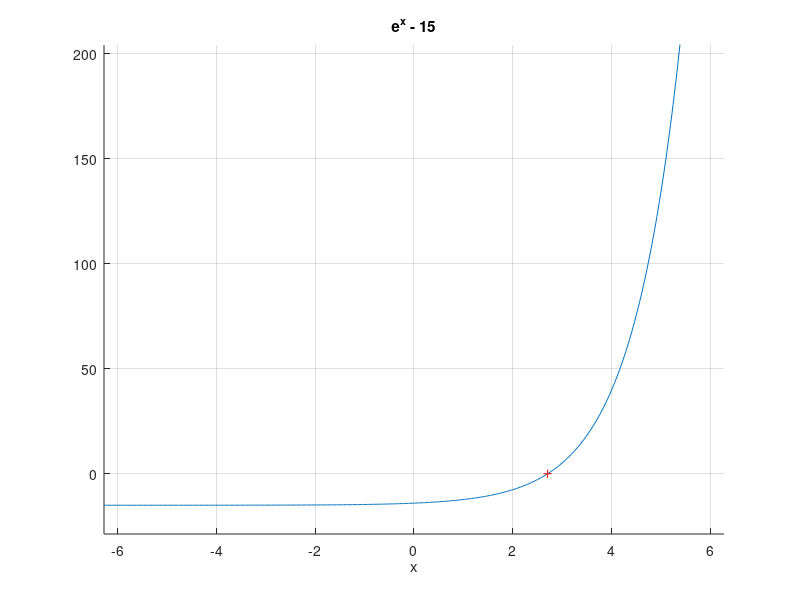

Source code (MATLAB):
% (c)2021 HP.
clc;
clear;
clf;

f = @(x) e.^x - 15;

x0 = 1;
x = fzero(f,x0)
y = f(x)

hold on
ezplot(f)
plot(x, y, 'r+')

grid on
hold off
% log(e.^x) = x = log(15)
